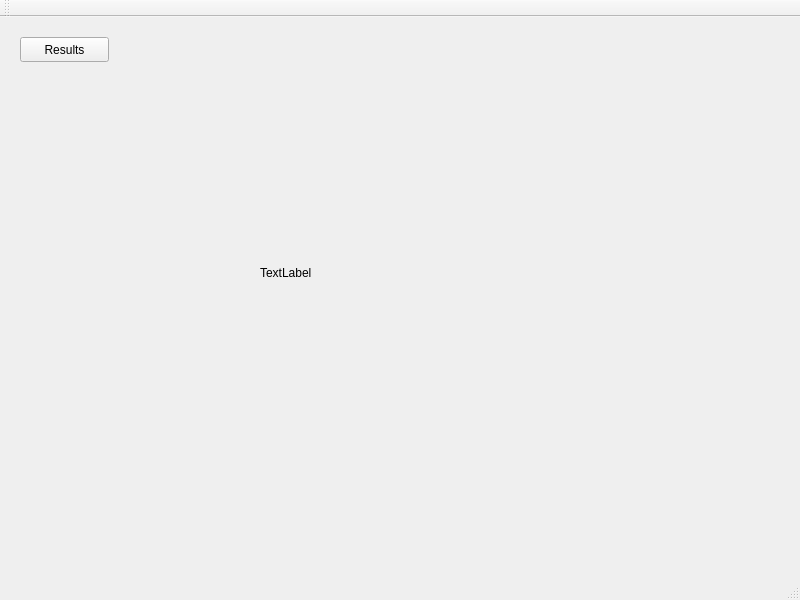
<?xml version="1.0" encoding="UTF-8"?>
<ui version="4.0">
 <class>MainWindow</class>
 <widget class="QMainWindow" name="MainWindow">
  <property name="geometry">
   <rect>
    <x>0</x>
    <y>0</y>
    <width>800</width>
    <height>600</height>
   </rect>
  </property>
  <property name="windowTitle">
   <string>MainWindow</string>
  </property>
  <widget class="QWidget" name="centralwidget">
   <widget class="QLabel" name="CollorPicture">
    <property name="geometry">
     <rect>
      <x>260</x>
      <y>40</y>
      <width>432</width>
      <height>432</height>
     </rect>
    </property>
    <property name="text">
     <string>TextLabel</string>
    </property>
    <property name="scaledContents">
     <bool>true</bool>
    </property>
   </widget>
   <widget class="QPushButton" name="pushButton">
    <property name="geometry">
     <rect>
      <x>20</x>
      <y>20</y>
      <width>89</width>
      <height>25</height>
     </rect>
    </property>
    <property name="text">
     <string>Results</string>
    </property>
   </widget>
  </widget>
  <widget class="QMenuBar" name="menubar">
   <property name="geometry">
    <rect>
     <x>0</x>
     <y>0</y>
     <width>800</width>
     <height>22</height>
    </rect>
   </property>
  </widget>
  <widget class="QStatusBar" name="statusbar"/>
  <widget class="QToolBar" name="toolBar">
   <property name="windowTitle">
    <string>toolBar</string>
   </property>
   <attribute name="toolBarArea">
    <enum>TopToolBarArea</enum>
   </attribute>
   <attribute name="toolBarBreak">
    <bool>false</bool>
   </attribute>
  </widget>
 </widget>
 <resources/>
 <connections/>
</ui>
